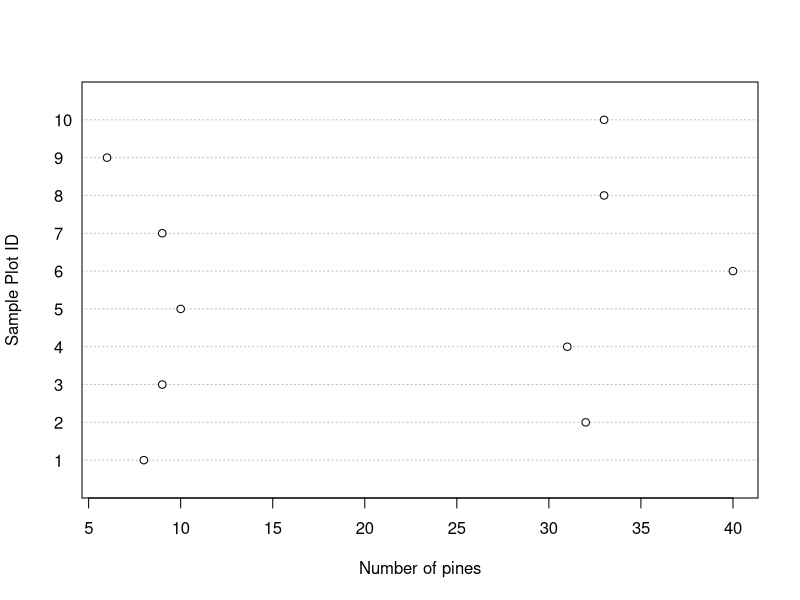
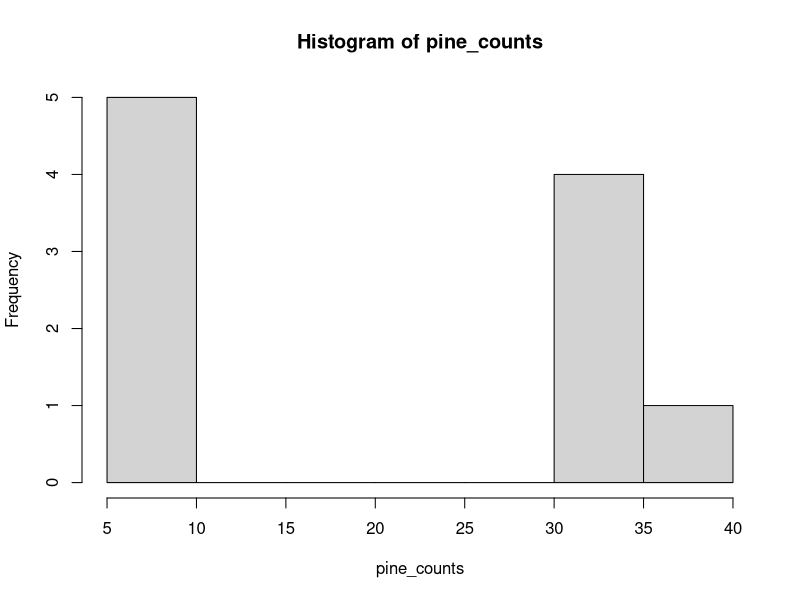

These figures' R source, in order:
## ---- chunk 1
require(data.table)
require(ggplot2)


## ---- chunk 2

n_tables = 10
mean_plot_size = 11
pine_density = c(10, 33)

data = data.table()

data$plot_area = rpois(n_tables, mean_plot_size)
data$pine_counts = rpois(n_tables, pine_density)

data[, dotchart(pine_counts, xlab = "Number of pines", ylab = "Sample Plot ID", labels = 1:nrow(data))]
data[, hist(pine_counts)]





## ---- chunk 3




